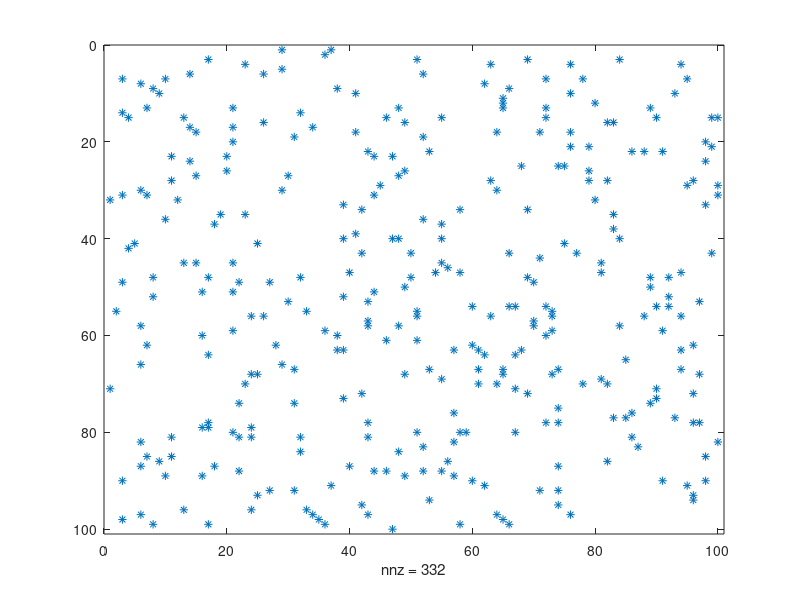
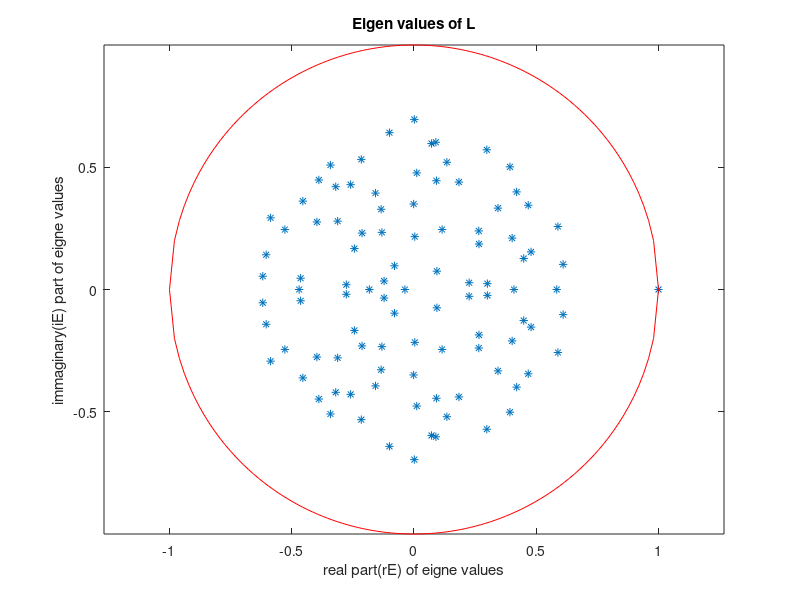

Write MATLAB code to recreate these figures, in order.
clear all;
n = 100;
I = eye(n);
A = 0.5*I(randperm(n),:) + (max(2,randn(n,n))-2);
A = A - diag(diag(A));
L = A*diag(1./(max(1e-10,sum(A,1))));
% part a
figure;spy(L);

% part b
% real part of eigen values of L
rE = real(eig(L));
iE = imag(eig(L));
figure;plot(rE,iE,'*');

x = linspace(-1,1,100);
yUp = sqrt(1-x.^2); 
yLow = -yUp;
hold on
plot(x,yUp,'-r')
hold on
plot(x,yLow,'-r')
axis equal
xlabel('real part(rE) of eigne values')
ylabel('immaginary(iE) part of eigne values')
title('Eigen values of L')


